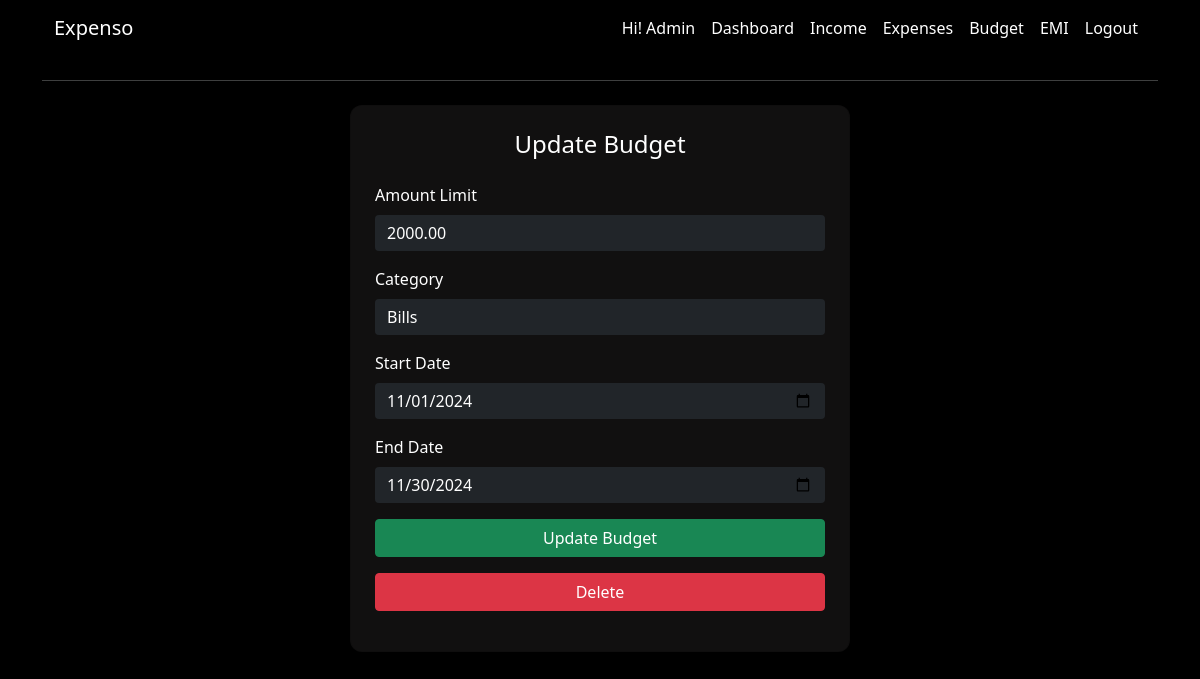
/budget/update/1 (signed in), run on an earlier commit of the app's database.
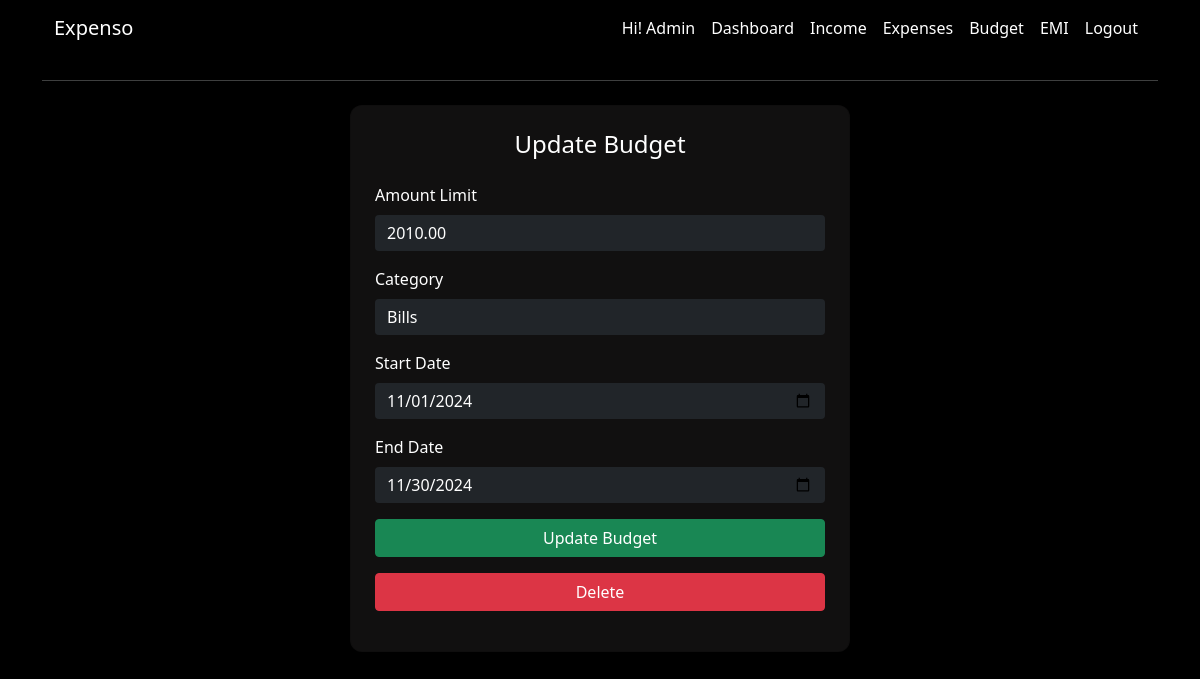
And on a later commit of the database.
### app/models.py (models this page shows, shortened)
class Budget(models.Model):
    user = models.ForeignKey(  # Foreign key to associate the budget with a user.
        User,  # Refers to the User model.
        on_delete=models.CASCADE,  # Deletes the budget record if the associated user is deleted.
        related_name='budgets'  # Allows reverse querying using 'budgets' on the User model.
    )
    category = models.ForeignKey(  # Foreign key to associate the budget with a category.
        Category,  # Refers to the Category model.
        on_delete=models.CASCADE  # Deletes the budget record if the associated category is deleted.
    )
    amount_limit = models.DecimalField(  # Field to store the budget limit amount.
        max_digits=10,  # Maximum number of digits in the amount (including decimal places).
        decimal_places=2  # Number of digits after the decimal point (e.g., 1000.00).
    )
    start_date = models.DateField()  # Field to store the start date of the budget period.
    end_date = models.DateField()  # Field to store the end date of the budget period.

class Category(models.Model):
    INCOME = 'Income'  # Constant for the "Income" category type.
    EXPENSE = 'Expense'  # Constant for the "Expense" category type.
    CATEGORY_TYPES = [  # A list of choices for the 'category_type' field.
        (INCOME, 'Income'),  # First choice is "Income".
        (EXPENSE, 'Expense'),  # Second choice is "Expense".
    ]
    user = models.ForeignKey(  # Foreign key to associate categories with a user.
        User,  # Refers to the User model.
        on_delete=models.CASCADE,  # Deletes categories when the user is deleted.
        blank=True,  # Allows this field to be left empty.
        null=True,  # Allows this field to store NULL values.
        related_name='categories'  # Allows reverse querying using 'categories' on the User model.
    )
    name = models.CharField(  # Field for the category name.
        max_length=50,  # Maximum length of the name is 50 characters.
    )
    category_type = models.CharField(  # Field for the type of category (Income or Expense).
        max_length=10,  # Maximum length of the category type is 10 characters.
        choices=CATEGORY_TYPES  # Limits the field to predefined choices (Income/Expense).
    )
    created_at = models.DateTimeField(  # Field to store when the category was created.
        auto_now_add=True  # Automatically sets the current timestamp when created.
    )

class User(AbstractBaseUser, PermissionsMixin):
    email = models.EmailField(
        verbose_name="email address",  # Human-readable name for email
        max_length=255,  # Maximum length for the email field
        unique=True,  # Ensures email is unique
    )
    username = models.CharField(max_length=50, unique=True, blank=True, null=True)  # Optional username field
    name = models.CharField(max_length=50)
    phone = models.CharField(max_length=10)
    is_active = models.BooleanField(default=True)  # Defaults to active
    is_admin = models.BooleanField(default=False)
    objects = UserManager()
    USERNAME_FIELD = "email"
    REQUIRED_FIELDS = ["name", "phone", "username"]

### app/views.py (the view, shortened to what this page needs)
# urls.py: path('budget/update/<int:id>', views.budget_update_view, name='budget-update'),
@login_required(login_url='login')
def budget_update_view(request, id):
    budget = get_object_or_404(Budget, user=request.user, id=id)
    expense_categories = request.user.categories.filter(category_type='Expense')
    return render(request, 'budget/budget_update.html', context={'budget':budget, 'expense_categories':expense_categories})

### app/templates/budget/budget_update.html (shortened to what this page needs)
{% extends 'base.html' %}
{% load static %}
{% block content %}
<hr class="my-4">
<div class="d-flex justify-content-center align-items-center mb-5">
    <div class="card text-white shadow-sm p-4" style="width: 100%; max-width: 500px;">
        <h4 class="text-center mb-4">Update Budget</h4>
        <form method="POST">
            <div class="mb-3">
                <label class="form-label">Amount Limit</label>
                <input type="number" step="0.01" name="amount_limit" value="{{budget.amount_limit}}" class="form-control bg-dark text-white border-0 rounded" required>
            </div>
            <div class="mb-3">
                <label class="form-label">Category</label>
                <select name="category" class="form-control bg-dark text-white border-0 rounded" required>
                    {% for category in expense_categories %}
                    <option value="{{ category.id }}" {% if budget.category.id == category.id %}selected{% endif %}>
                        {{ category.name }}
                    </option>
                    {% endfor %}
                </select>
            </div>
            <div class="mb-3">
                <label class="form-label">Start Date</label>
                <input type="date" name="start_date" value="{{budget.start_date | date:'Y-m-d'}}" class="form-control bg-dark text-white border-0 rounded" required>
            </div>
            <div class="mb-3">
                <label class="form-label">End Date</label>
                <input type="date" name="end_date" value="{{budget.end_date | date:'Y-m-d'}}" class="form-control bg-dark text-white border-0 rounded" required>
            </div>
            <button type="submit" class="btn btn-success mb-3 w-100">Update Budget</button>
            <a href="{% url 'budget-delete' budget.id %}" class="btn btn-danger mb-3 w-100">Delete</a>
        </form>
    </div>
</div>
{% endblock %}

What changed in the data, as far as the page shows it:
changed Budget "Bills": amount_limit "2000.00" → "2010.00"
